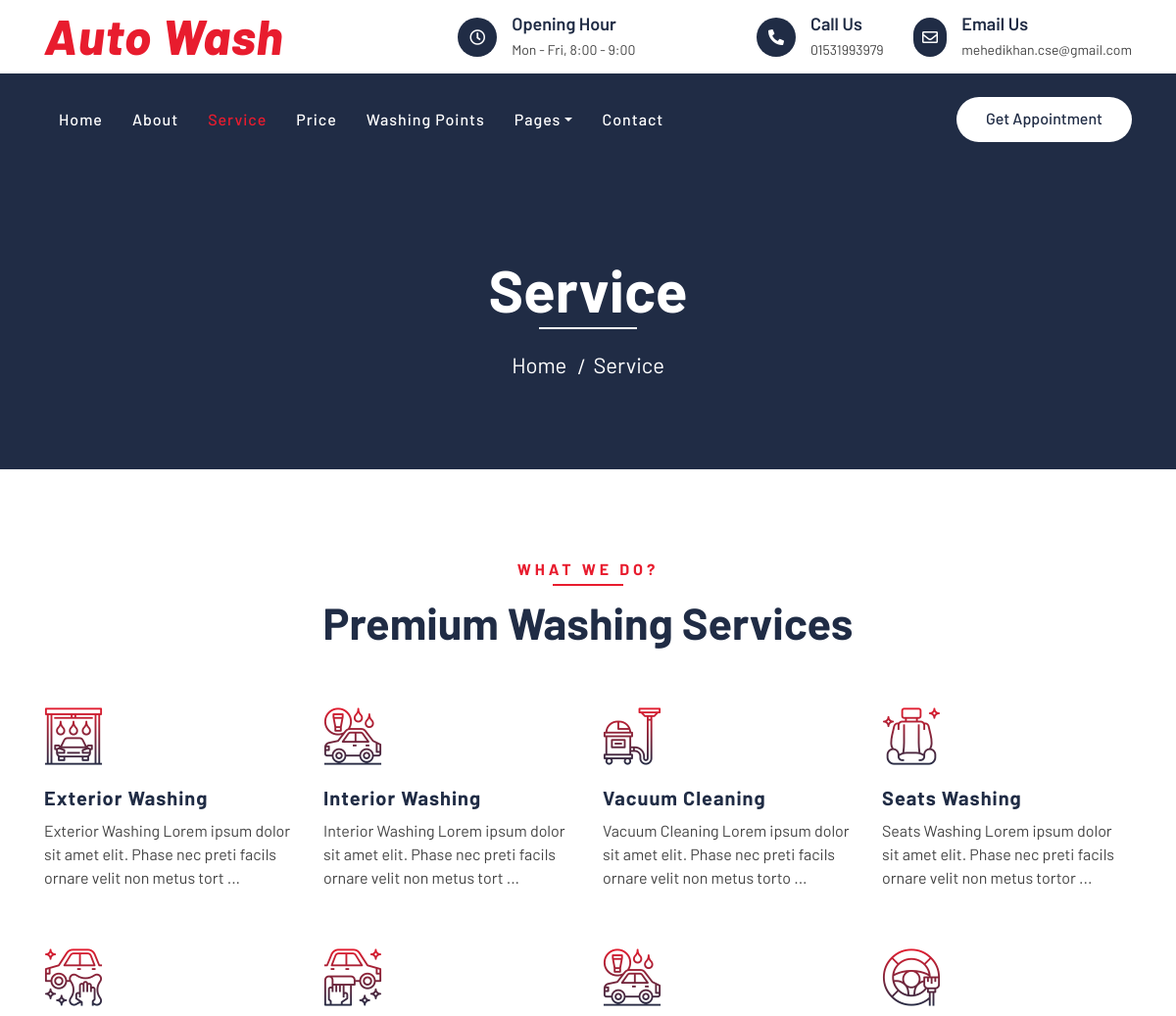
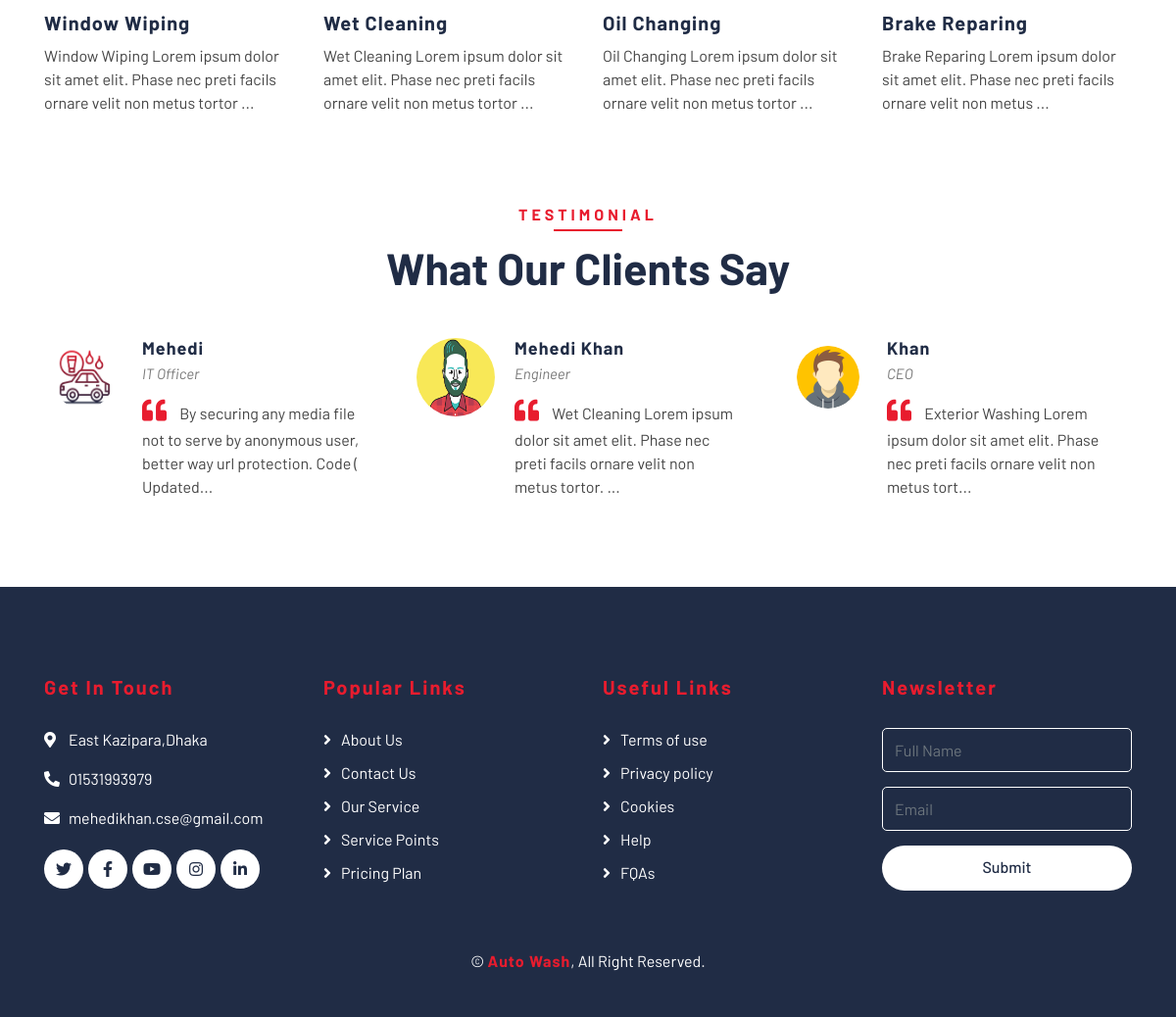
Page /services/ on the committed database (2 pictures, top to bottom).
### CleaningService/models.py (models this page shows, shortened)
class Office(models.Model):
    Ouser = models.OneToOneField(User,on_delete=models.CASCADE,default='1')
    Office_name = models.CharField(max_length=100,verbose_name='Office Name',blank=True)
    Office_location = models.CharField(max_length=100,verbose_name='Office Location',blank=True)
    Day_time = models.CharField(max_length=100,blank=False,verbose_name='Office Day and Time')
    Number = models.CharField(max_length=15,blank=True,verbose_name='Quick Contact Number')
    Email = models.EmailField()
    Status = models.BooleanField(default=False)

class CleanningService(models.Model):
    SName = models.CharField(max_length=150,blank=False,verbose_name='Service Name')
    SDesc = models.TextField(max_length=350,blank=False,verbose_name='Description')
    SPrice = models.DecimalField(max_digits=5,decimal_places=2,blank=False,verbose_name='Service Price')
    SIcon = models.CharField(max_length=50,blank= True,default='flaticon-car-wash',verbose_name='Icon Class Name')
    SImage = models.ImageField(upload_to='serviceimage',blank=True,verbose_name='Service Image')
    def shotdesc(self):
        return self.SDesc[:100]

class Testimonial(models.Model):
    CName = models.CharField(max_length=40,verbose_name='Client Name',blank=False)
    CProfession = models.CharField(max_length=70, blank=True,verbose_name='Client Profession')
    CImage = models.ImageField(upload_to='ClientImage',default='profile.png',verbose_name='Client Image')
    CComment = models.TextField(max_length=300,blank=False,verbose_name='Client Comment')
    Status = models.BooleanField(default=False)
    def comment(self):
        return self.CComment[:100]

### CleaningService/views.py (the view)
# urls.py: path('services/',services,name='services'),
def services(request):
    context = {}
    office = Office.objects.all()
    context['offices'] = office
    service = CleanningService.objects.all()
    context['services'] = service
    testimonial = Testimonial.objects.filter(Status=True)
    context['testimonials'] = testimonial
    return render(request,'Services/services.html',context)

### CleaningService/templatetags/mytags.py (called while the page is built)
@register.filter(name='checkpath')
def check_path(path):
    data = path.split('/')
    return data[-2]

### templates/Services/services.html (shortened to what this page needs)
{% extends 'CleanningService/base.html' %}
{% block container %}
    {% include 'CleanningService/topbar.html' %}
    {% include 'CleanningService/navbar.html' %}
    <div class="page-header">
        <div class="container">
            <div class="row">
                <div class="col-12">
                    <h2>Service</h2>
                </div>
                <div class="col-12">
                    <a href="{% url 'home' %}">Home</a>
                    <a href="{% url 'services' %}">Service</a>
                </div>
            </div>
        </div>
    </div>
    {% include 'CleanningService/service.html' %}
    {% include 'CleanningService/testimonial.html' %}
    {% include 'CleanningService/footer.html' %}
{% endblock %}

### templates/CleanningService/topbar.html
<div class="top-bar">
    <div class="container">
        <div class="row align-items-center">
            <div class="col-lg-4 col-md-12">
                <div class="logo">
                    <a href="{% url 'home' %}">
                        {% for office in offices %}
                        {% if office.Status == True %}
                        <h1>{{office.Office_name}}</h1>
                        {% else %}
                        <h1>Auto<span>Wash</span></h1>
                        {% endif %}
                        {% endfor %}
                    </a>
                </div>
            </div>
            {% for office in offices %}
            {% if office.Status == True %}
            <div class="col-lg-8 col-md-7 d-none d-lg-block">
                <div class="row">
                    <div class="col-4">
                        <div class="top-bar-item">
                            <div class="top-bar-icon">
                                <i class="far fa-clock"></i>
                            </div>
                            <div class="top-bar-text">
                                <h3>Opening Hour</h3>
                                <p>{{office.Day_time}}</p>
                            </div>
                        </div>
                    </div>
                    <div class="col-4">
                        <div class="top-bar-item">
                            <div class="top-bar-icon">
                                <i class="fa fa-phone-alt"></i>
                            </div>
                            <div class="top-bar-text">
                                <h3>Call Us</h3>
                                <p>{{office.Number}}</p>
                            </div>
                        </div>
                    </div>
                    <div class="col-4">
                        <div class="top-bar-item">
                            <div class="top-bar-icon">
                                <i class="far fa-envelope"></i>
                            </div>
                            <div class="top-bar-text">
                                <h3>Email Us</h3>
                                <p>{{office.Email}}</p>
                            </div>
                        </div>
                    </div>
                </div>
            </div>
            {% endif %}
            {% endfor %}
        </div>
    </div>
</div>

### templates/CleanningService/service.html (shortened to what this page needs)
{% if services %}
        <div class="service">
            <div class="container">
                <div class="section-header text-center">
                    <p>What We Do?</p>
                    <h2>Premium Washing Services</h2>
                </div>
                <div class="row">
                {% for service in services %}
                    <div class="col-lg-3 col-md-6">
                        <div class="service-item">
                            <i class="{{service.SIcon}}"></i>
                            <h3>{{service.SName}}</h3>
                                <p class="">{{service.shotdesc | add:" ..."}}</p>
                        </div>
                    </div>
                {% endfor %}
                </div>
            </div>
        </div>
{% endif %}

### templates/CleanningService/testimonial.html
{% load static %}
<div class="testimonial">
    <div class="container">
        <div class="section-header text-center">
            <p>Testimonial</p>
            <h2>What our clients say</h2>
        </div>
        <div class="owl-carousel testimonials-carousel">
            {% for testimonial in testimonials %}
                <div class="testimonial-item">
                    {% if testimonial.CImage %}
                    <img src="{{ testimonial.CImage.url }}" alt="Image">
                    {% else %}
                    <img src="{% static 'img/testimonial-1.jpg' %}" alt="Image">
                    {% endif %}
                    <div class="testimonial-text">
                        <h3>{{testimonial.CName}}</h3>
                        <h4>{{testimonial.CProfession}}</h4>
                        <p>
                            {{testimonial.comment|add:'...'}}
                        </p>
                    </div>
                </div>
            {% endfor %}
        </div>
    </div>
</div>

### templates/CleanningService/footer.html
<div class="footer">
    <div class="container">
        <div class="row">
            {% for office in offices %}
            {% if office.Status == True %}
            <div class="col-lg-3 col-md-6">
                <div class="footer-contact">
                    <h2>Get In Touch</h2>
                    <p><i class="fa fa-map-marker-alt"></i>{{ office.Office_location }}</p>
                    <p><i class="fa fa-phone-alt"></i>{{office.Number}}</p>
                    <p><i class="fa fa-envelope"></i>{{ office.Email }}</p>
                    <div class="footer-social">
                        <a class="btn" href=""><i class="fab fa-twitter"></i></a>
                        <a class="btn" href=""><i class="fab fa-facebook-f"></i></a>
                        <a class="btn" href=""><i class="fab fa-youtube"></i></a>
                        <a class="btn" href=""><i class="fab fa-instagram"></i></a>
                        <a class="btn" href=""><i class="fab fa-linkedin-in"></i></a>
                    </div>
                </div>
            </div>
            {% endif %}
            {% endfor %}
            <div class="col-lg-3 col-md-6">
                <div class="footer-link">
                    <h2>Popular Links</h2>
                    <a href="">About Us</a>
                    <a href="">Contact Us</a>
                    <a href="">Our Service</a>
                    <a href="">Service Points</a>
                    <a href="">Pricing Plan</a>
                </div>
            </div>
            <div class="col-lg-3 col-md-6">
                <div class="footer-link">
                    <h2>Useful Links</h2>
                    <a href="">Terms of use</a>
                    <a href="">Privacy policy</a>
                    <a href="">Cookies</a>
                    <a href="">Help</a>
                    <a href="">FQAs</a>
                </div>
            </div>
            <div class="col-lg-3 col-md-6">
                <div class="footer-newsletter">
                    <h2>Newsletter</h2>
                    <form>
                        <input class="form-control" placeholder="Full Name">
                        <input class="form-control" placeholder="Email">
                        <button class="btn btn-custom">Submit</button>
                    </form>
                </div>
            </div>
        </div>
    </div>
    <div class="container copyright">
        {% for office in offices %}
        {% if office.Status == True %}
        <p>&copy; <a href="{% url 'home' %}">{{office.Office_name}}</a>, All Right Reserved.</p>
        {% endif %}
        {% endfor %}
    </div>
</div>

### rows in the picture
Office: Office_name "Auto Wash", Day_time "Mon - Fri, 8:00 - 9:00", Number "01531993979", Email "mehedikhan.cse@gmail.com", Office_location "East Kazipara,Dhaka"
CleanningService: SName "Exterior Washing", shotdesc|add "Exterior Washing Lorem ipsum dolor sit amet elit. Phase nec preti facils ornare velit non metus tort ..."
CleanningService: SName "Interior Washing", shotdesc|add "Interior Washing Lorem ipsum dolor sit amet elit. Phase nec preti facils ornare velit non metus tort ..."
CleanningService: SName "Vacuum Cleaning", shotdesc|add "Vacuum Cleaning Lorem ipsum dolor sit amet elit. Phase nec preti facils ornare velit non metus torto ..."
CleanningService: SName "Seats Washing", shotdesc|add "Seats Washing Lorem ipsum dolor sit amet elit. Phase nec preti facils ornare velit non metus tortor ..."
CleanningService: SName "Window Wiping", shotdesc|add "Window Wiping Lorem ipsum dolor sit amet elit. Phase nec preti facils ornare velit non metus tortor ..."
CleanningService: SName "Wet Cleaning", shotdesc|add "Wet Cleaning Lorem ipsum dolor sit amet elit. Phase nec preti facils ornare velit non metus tortor ..."
CleanningService: SName "Oil Changing", shotdesc|add "Oil Changing Lorem ipsum dolor sit amet elit. Phase nec preti facils ornare velit non metus tortor ..."
CleanningService: SName "Brake Reparing", shotdesc|add "Brake Reparing Lorem ipsum dolor sit amet elit. Phase nec preti facils ornare velit non metus ..."
Testimonial: CImage (placeholder picture), CName "Mehedi Khan", CProfession "Engineer", comment|add "Wet Cleaning Lorem ipsum dolor sit amet elit. Phase nec preti facils ornare velit non metus tortor. ..."
Testimonial: CImage (picture), CName "Khan", CProfession "CEO", comment|add "Exterior Washing Lorem ipsum dolor sit amet elit. Phase nec preti facils ornare velit non metus tort..."
Testimonial: CImage (picture), CName "Mehedi", CProfession "IT Officer", comment|add "By securing any media file not to serve by anonymous user, better way url protection. Code ( Updated..."
